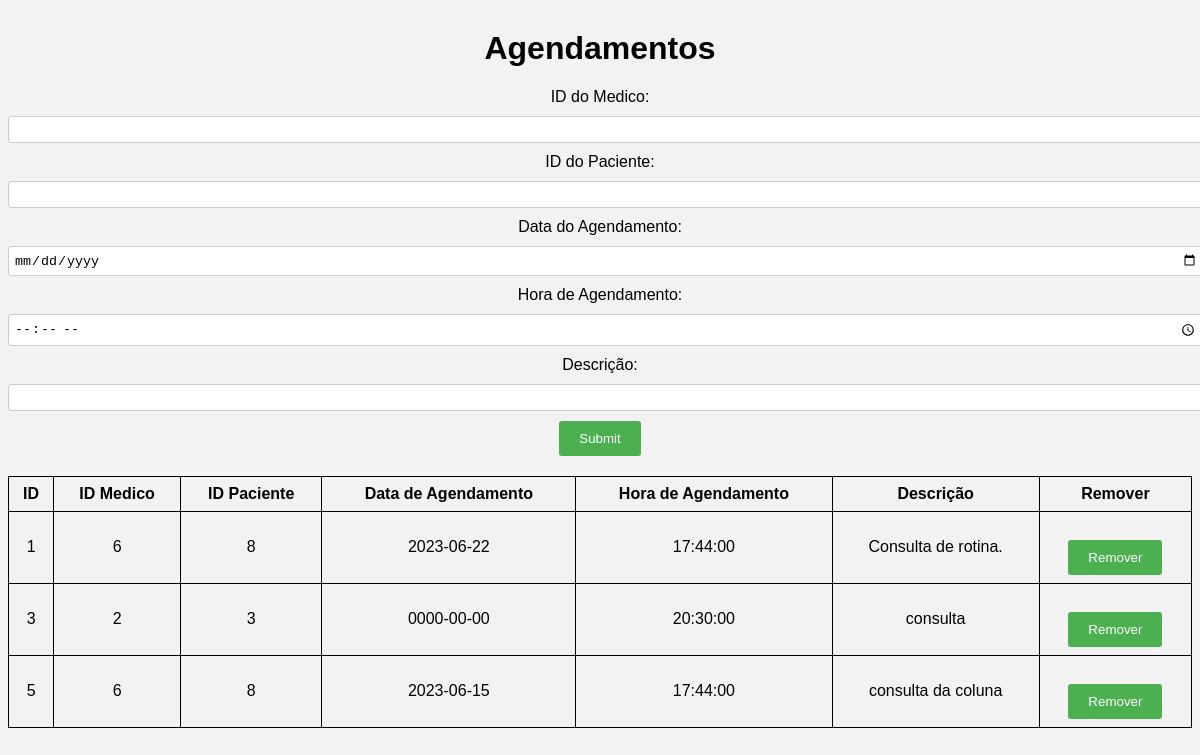
The page /Agendamento/agendamentos.php on the database its author committed.
### tables this page shows
CREATE TABLE `agendamentos` (
  `id` int(9) NOT NULL,
  `id_medico` int(9) NOT NULL,
  `id_paciente` int(9) NOT NULL,
  `data_agendamento` date NOT NULL,
  `hora_agendamento` time NOT NULL,
  `descricao` varchar(250) NOT NULL
);

### Agendamento/agendamentos.php (the view, shortened to what this page needs)
<!DOCTYPE html>
<html>
<head>
</head>
<body>
    <h1>Agendamentos</h1>
    <?php
    $servername = "localhost";
    $dbusername = "root";
    $dbpassword = "";
    $dbname = "medisep";
    $connection = new mysqli($servername, $dbusername, $dbpassword, $dbname);
    ?>
    <form method="POST" action="<?php echo htmlspecialchars($_SERVER["PHP_SELF"]); ?>">
        <label for="id_medico">ID do Medico:</label>
        <input type="text" id="id_medico" name="id_medico" required><br>
        <label for="id_paciente">ID do Paciente:</label>
        <input type="text" id="id_paciente" name="id_paciente" required><br>
        <label for="data_agendamento">Data do Agendamento:</label>
        <input type="date" id="data_agendamento" name="data_agendamento" required><br>
        <label for="hora_agendamento">Hora de Agendamento:</label>
        <input type="time" id="hora_agendamento" name="hora_agendamento" required><br>
        <label for="descricao">Descrição:</label>
        <input type="text" id="descricao" name="descricao" required><br>
        <input type="submit" name="add_agendamento" value="Submit">
    </form>
    <?php
    $query = "SELECT id, id_medico, id_paciente, data_agendamento, hora_agendamento, descricao FROM agendamentos";
    $result = mysqli_query($connection, $query);
    if ($result && mysqli_num_rows($result) > 0) {
        echo '<table>';
        echo '<thead>';
        echo '<tr>';
        echo '<th>ID</th>';
        echo '<th>ID Medico</th>';
        echo '<th>ID Paciente</th>';
        echo '<th>Data de Agendamento</th>';
        echo '<th>Hora de Agendamento</th>';
        echo '<th>Descrição</th>';
        echo '<th>Remover</th>';
        echo '</tr>';
        echo '</thead>';
        echo '<tbody>';
        while ($row = mysqli_fetch_assoc($result)) {
            echo '<tr>';
            echo '<td>' . $row['id'] . '</td>';
            echo '<td>' . $row['id_medico'] . '</td>';
            echo '<td>' . $row['id_paciente'] . '</td>';
            echo '<td>' . $row['data_agendamento'] . '</td>';
            echo '<td>' . $row['hora_agendamento'] . '</td>';
            echo '<td>' . $row['descricao'] . '</td>';
            echo '<td>';
            echo '<form method="POST" action="' . htmlspecialchars($_SERVER["PHP_SELF"]) . '">';
            echo '<input type="submit" name="remove_agendamento" value="Remover">';
            echo '</form>';
            echo '</td>';
            echo '</tr>';
        }
        echo '</tbody>';
        echo '</table>';
    } else {
        echo '<p>Não existem agendamentos para apresentar.</p>';
    }
    ?>
</body>
</html>

### Agendamento/agendamentos.php (style rules this page uses)
body { background-color: #f2f2f2; font-family: Arial, sans-serif; }
h1 { text-align: center; margin-top: 30px; }
table { width: 100%; border-collapse: collapse; margin-top: 20px; }
table, th, td { border: 1px solid black; padding: 8px; text-align: center; }
form { margin-top: 20px; text-align: center; }
label { display: block; margin-bottom: 10px; }
input[type="text"], input[type="date"], input[type="time"] { width: 100%; padding: 5px; border: 1px solid #ccc; border-radius: 3px; margin-bottom: 10px; }
input[type="submit"] { background-color: #4CAF50; color: #fff; padding: 10px 20px; border: none; border-radius: 3px; cursor: pointer; }

### rows shown on the page
agendamentos: id "1", id_medico "6", id_paciente "8", data_agendamento "2023-06-22", hora_agendamento "17:44:00", descricao "Consulta de rotina."
agendamentos: id "3", id_medico "2", id_paciente "3", data_agendamento "0000-00-00", hora_agendamento "20:30:00", descricao "consulta"
agendamentos: id "5", id_medico "6", id_paciente "8", data_agendamento "2023-06-15", hora_agendamento "17:44:00", descricao "consulta da coluna"
